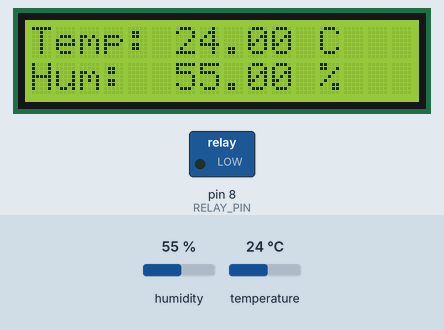
This sketch was run on a simulated Arduino Uno, built with avr-gcc and run on an emulated ATmega328P. Parts: 16×2 character LCD, switched loads named in the sketch (green lamp = pin HIGH). The test bench sets the inputs (shaded band); at power-on: temperature 24 °C, humidity 55 %. What the sketch prints to the serial monitor is not drawn.

Above: at 4.7 s.
4.8 s: temperature set to 31 °C
At 6.7 s:
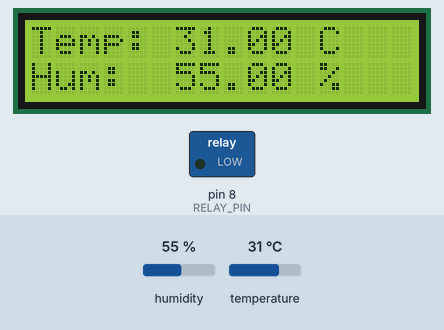
7.8 s: temperature set to 34 °C
At 8.8 s:
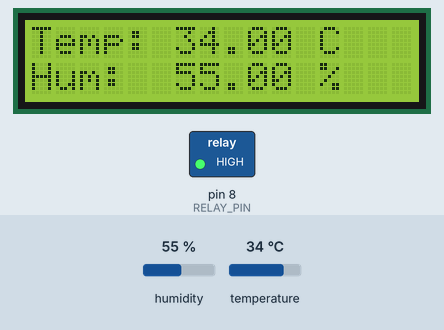
10.8 s: humidity set to 22 %
At 13.1 s:
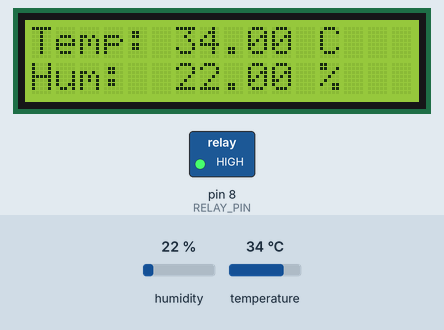
13.8 s: humidity set to 40 %
At 15.3 s:
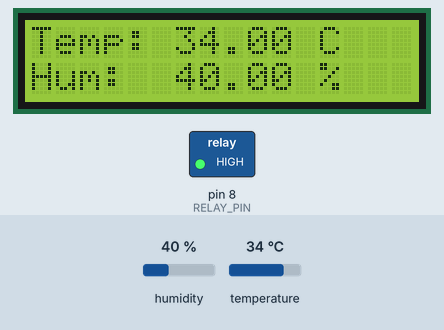
Timing chart, 0 to 16.8 s (numbered marks = the images above; inputs shaded):
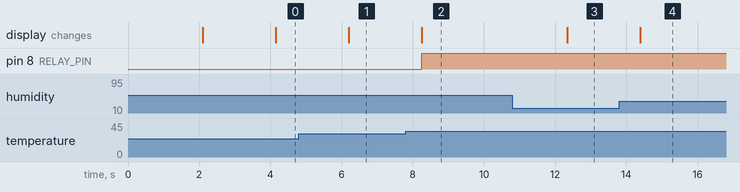

Measured:
- the behaviour switches between 32 and 33 °C on temperature (found by bisection; images 1 and 2)
- after the input at 4.8 s, the display: changes after 1.4 s (image 1)
- after the input at 7.8 s, pin 8 (RELAY_PIN): LOW → HIGH after 0.45 s; the display: changes after 0.45 s (image 2)
- after the input at 10.8 s, the display: changes after 1.5 s (image 3)
- after the input at 13.8 s, the display: changes after 0.60 s (image 4)

The sketch:

Smart_Greenhouse.ino
```cpp
#include <Wire.h>
#include <LiquidCrystal_I2C.h>
#include <DHT.h>

// --- Configuration ---
#define DHTPIN 2            // DHT11 Data pin
#define DHTTYPE DHT11
#define RELAY_PIN 8         // Signal pin for HW-482 Relay
#define TEMP_THRESHOLD 32.0 // Turn-On temperature

// --- Objects ---
DHT dht(DHTPIN, DHTTYPE);
LiquidCrystal_I2C lcd(0x27, 16, 2);

void setup() {
  Serial.begin(9600);
  dht.begin();

  pinMode(RELAY_PIN, OUTPUT);
  digitalWrite(RELAY_PIN, LOW); // Fan starts OFF

  lcd.init();
  lcd.backlight();
  lcd.setCursor(0, 0);
  lcd.print("Group 1 Project");
  lcd.setCursor(0, 1);
  lcd.print("Greenhouse Ready");

  delay(2000);
  lcd.clear();
}

void loop() {
  delay(2000); // DHT11 minimum sampling interval

  float h = dht.readHumidity();
  float t = dht.readTemperature();

  if (isnan(h) || isnan(t)) {
    lcd.setCursor(0, 0);
    lcd.print("Sensor Error!   ");
    return;
  }

  // --- Display Data ---
  lcd.setCursor(0, 0);
  lcd.print("Temp: ");
  lcd.print(t);
  lcd.print(" C");

  lcd.setCursor(0, 1);
  lcd.print("Hum:  ");
  lcd.print(h);
  lcd.print(" %");

  // --- Relay Logic ---
  if (t > TEMP_THRESHOLD) {
    digitalWrite(RELAY_PIN, HIGH); // Fan ON
    Serial.println("THRESHOLD REACHED: Relay Clicked ON");
  } else {
    digitalWrite(RELAY_PIN, LOW);  // Fan OFF
    Serial.println("TEMP NORMAL: Relay Clicked OFF");
  }
}
```
